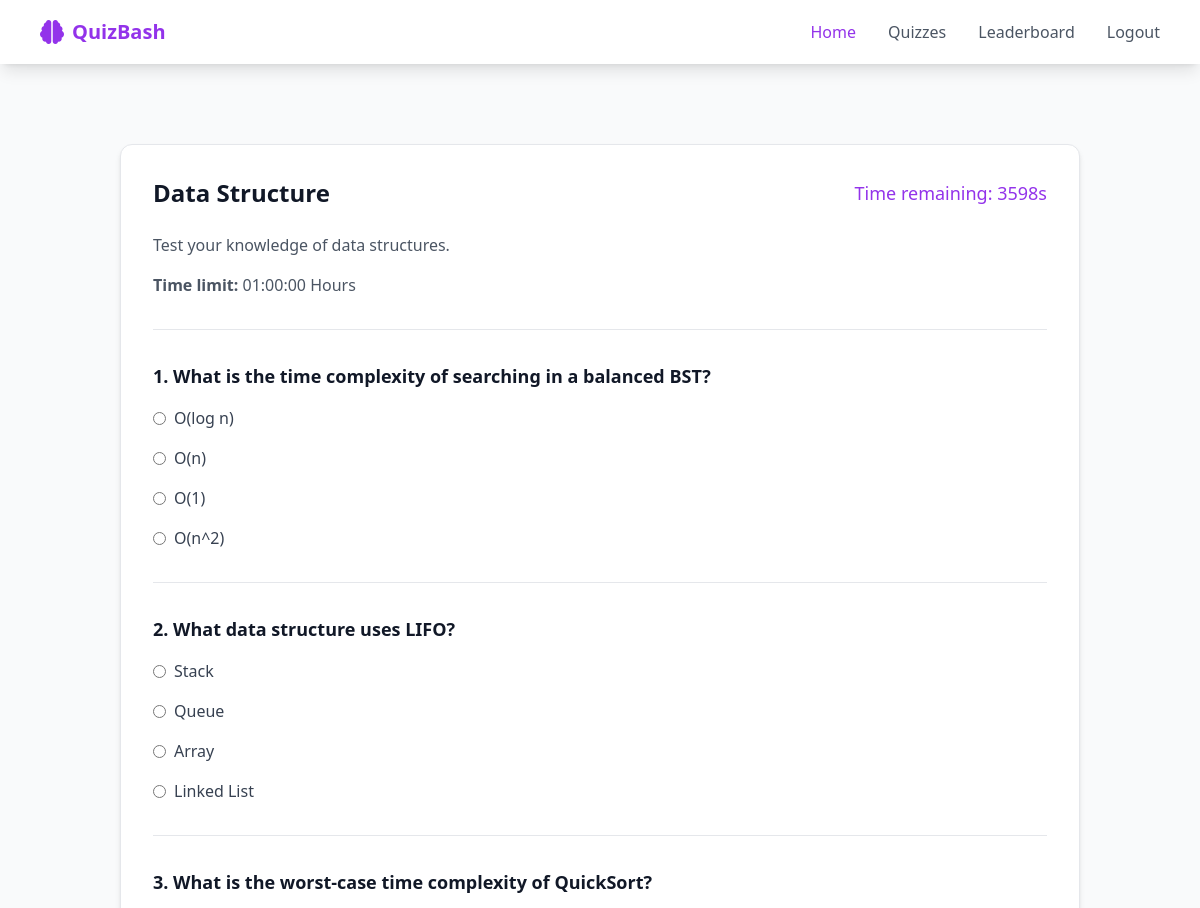
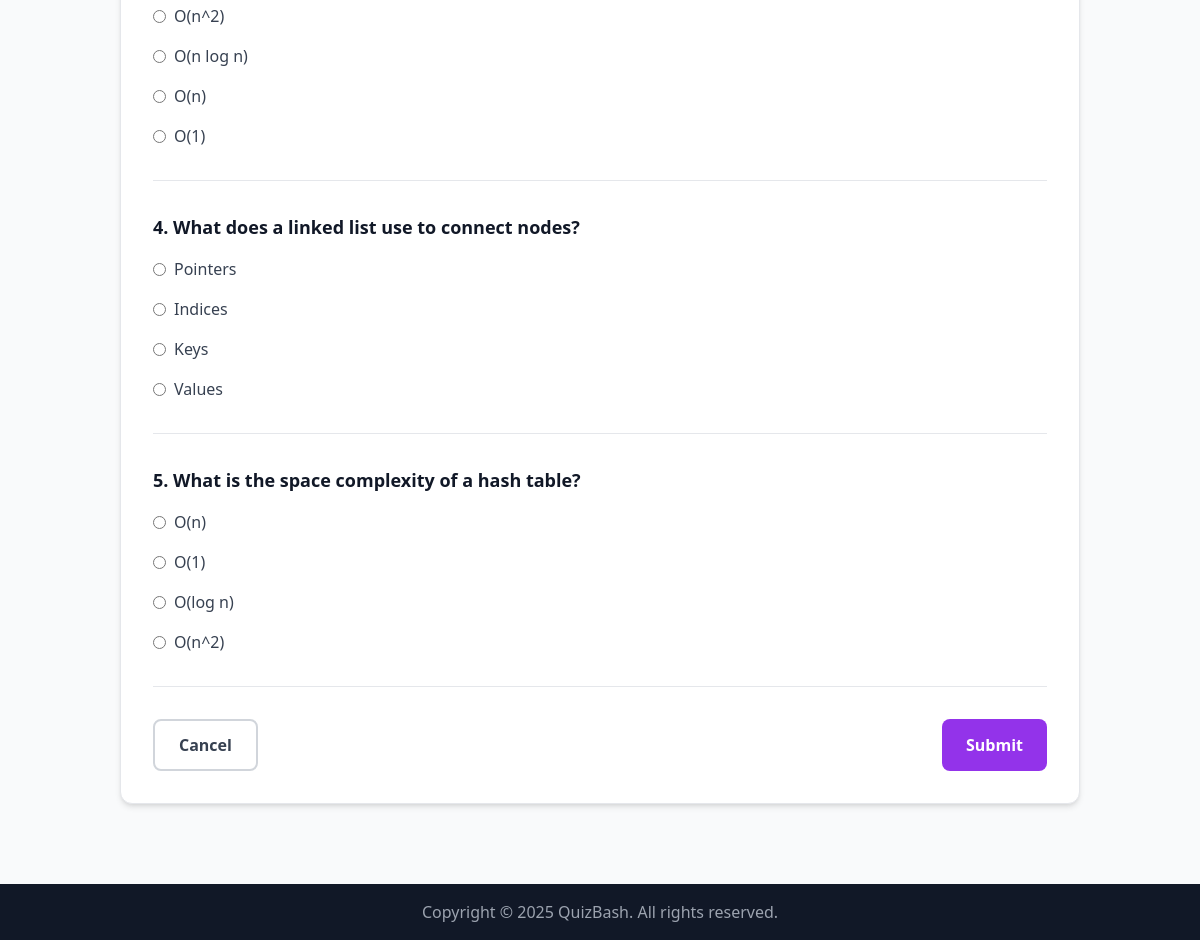
The app's page /12/ (signed in) with its own data (2 pictures, top to bottom).
### quiz/models.py (models this page shows, shortened)
class Quiz(models.Model):
    title = models.CharField(max_length=255)
    description = models.TextField(blank=True)
    time_limit = models.IntegerField(help_text="Time limit in seconds")
    category = models.ForeignKey(
        Category, on_delete=models.SET_NULL, null=True, blank=True
    )

class Question(models.Model):
    quiz = models.ForeignKey(Quiz, on_delete=models.CASCADE)
    text = models.TextField()

class Choice(models.Model):
    question = models.ForeignKey(Question, on_delete=models.CASCADE)
    text = models.CharField(max_length=255)
    is_correct = models.BooleanField(default=False)

### quiz/views.py (the view, shortened to what this page needs)
# urls.py: path("<int:quiz_id>/", views.take_quiz, name="take_quiz"),
@login_required
def take_quiz(request, quiz_id):
    quiz = get_object_or_404(Quiz, pk=quiz_id, assignedquiz__user=request.user)
    questions = quiz.question_set.all()
    return render(
        request, "quiz/take_quiz.html", {"quiz": quiz, "questions": questions}
    )

### quiz/templatetags/custom_filters.py (called while the page is built)
@register.filter(name="seconds_to_hms")
def seconds_to_hms(value):
    try:
        total_seconds = int(value)
        hours = total_seconds // 3600
        minutes = (total_seconds % 3600) // 60
        seconds = total_seconds % 60
        return f"{hours:02d}:{minutes:02d}:{seconds:02d}"
    except (ValueError, TypeError):
        return "00:00:00"

### quiz/templates/quiz/take_quiz.html (shortened to what this page needs)
{% extends "quiz/base.html" %}
{% load custom_filters %}
{% block content %}
<section class="py-20 bg-gray-50">
    <div class="max-w-5xl mx-auto px-4 sm:px-6 lg:px-8">
        <div class="bg-white rounded-xl shadow-md p-8 border border-gray-200">
            <div class="flex items-center justify-between mb-6">
                <h2 class="text-2xl font-bold text-gray-900">{{ quiz.title }}</h2>
                <div id="timer" class="text-purple-600 font-medium text-lg">
                </div>
            </div>
            <p class="text-gray-600 mb-4">{{ quiz.description }}</p>
            <p class="text-gray-600 mb-6"><strong>Time limit:</strong> {{ quiz.time_limit|seconds_to_hms }} Hours</p>
            <form method="post" class="space-y-8">
                <hr class="border-gray-200">
                {% for question in questions %}
                    <div class="question-block space-y-4">
                        <p class="text-lg font-medium text-gray-900"><strong>{{ forloop.counter }}. {{ question.text }}</strong></p>
                        {% for choice in question.choice_set.all %}
                            <label class="flex items-center space-x-2 cursor-pointer">
                                <input type="radio" name="{{ question.id }}" value="{{ choice.id }}" class="form-radio text-purple-600 focus:ring-purple-600">
                                <span class="text-gray-700">{{ choice.text }}</span>
                            </label>
                        {% endfor %}
                    </div>
                    <hr class="border-gray-200">
                {% endfor %}
                <div class="flex justify-between">
                    <a href="{% url 'quiz_list' %}" class="px-6 py-3 border-2 border-gray-300 text-gray-700 font-bold rounded-lg hover:bg-gray-100 transition duration-300">
                        Cancel
                    </a>
                    <button type="submit" class="px-6 py-3 bg-purple-600 text-white font-bold rounded-lg hover:bg-purple-700 transition duration-300">
                        Submit
                    </button>
                </div>
            </form>
        </div>
    </div>
</section>
{% endblock %}

### records on screen
Quiz: title "Data Structure", description "Test your knowledge of data structures.", time_limit|seconds_to_hms "01:00:00"
Question: text "What is the time complexity of searching in a balanced BST?"
Choice: text "O(log n)"
Choice: text "O(n)"
Choice: text "O(1)"
Choice: text "O(n^2)"
Question: text "What data structure uses LIFO?"
Choice: text "Stack"
Choice: text "Queue"
Choice: text "Array"
Choice: text "Linked List"
Question: text "What is the worst-case time complexity of QuickSort?"
Choice: text "O(n^2)"
Choice: text "O(n log n)"
Choice: text "O(n)"
Choice: text "O(1)"
Question: text "What does a linked list use to connect nodes?"
Choice: text "Pointers"
Choice: text "Indices"
Choice: text "Keys"
Choice: text "Values"
Question: text "What is the space complexity of a hash table?"
Choice: text "O(n)"
Choice: text "O(1)"
Choice: text "O(log n)"
Choice: text "O(n^2)"
